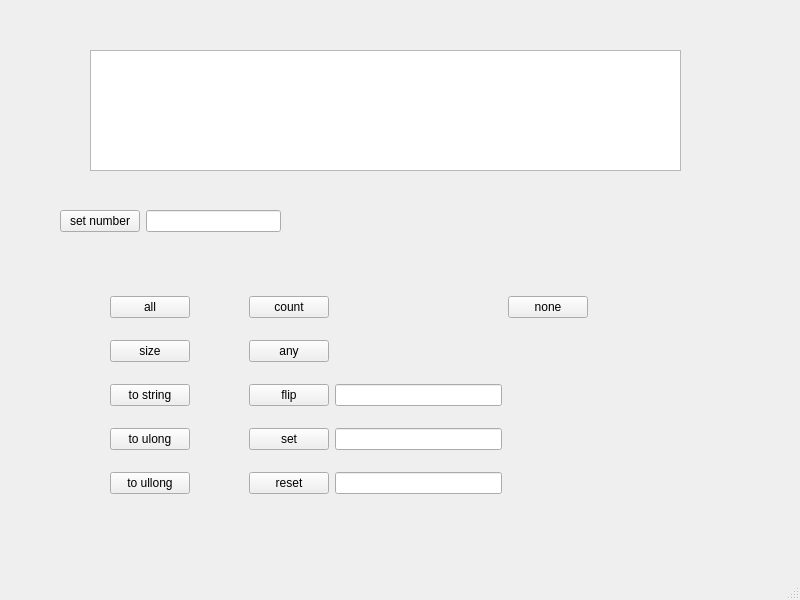
<?xml version="1.0" encoding="UTF-8"?>
<ui version="4.0">
 <class>MainWindow</class>
 <widget class="QMainWindow" name="MainWindow">
  <property name="geometry">
   <rect>
    <x>0</x>
    <y>0</y>
    <width>800</width>
    <height>600</height>
   </rect>
  </property>
  <property name="windowTitle">
   <string>MainWindow</string>
  </property>
  <widget class="QWidget" name="centralwidget">
   <widget class="QPlainTextEdit" name="plainTextEdit">
    <property name="geometry">
     <rect>
      <x>90</x>
      <y>50</y>
      <width>591</width>
      <height>121</height>
     </rect>
    </property>
   </widget>
   <widget class="QWidget" name="gridLayoutWidget">
    <property name="geometry">
     <rect>
      <x>110</x>
      <y>280</y>
      <width>541</width>
      <height>231</height>
     </rect>
    </property>
    <layout class="QGridLayout" name="gridLayout">
     <item row="1" column="1">
      <widget class="QLabel" name="sizeLabel">
       <property name="text">
        <string/>
       </property>
      </widget>
     </item>
     <item row="2" column="0">
      <widget class="QPushButton" name="toStringButton">
       <property name="text">
        <string>to string</string>
       </property>
      </widget>
     </item>
     <item row="0" column="2">
      <widget class="QPushButton" name="countButton">
       <property name="text">
        <string>count</string>
       </property>
      </widget>
     </item>
     <item row="0" column="6">
      <widget class="QLabel" name="noneLabel">
       <property name="text">
        <string>                 </string>
       </property>
      </widget>
     </item>
     <item row="3" column="2">
      <widget class="QPushButton" name="setButton">
       <property name="text">
        <string>set</string>
       </property>
      </widget>
     </item>
     <item row="1" column="2">
      <widget class="QPushButton" name="anyButton">
       <property name="text">
        <string>any</string>
       </property>
      </widget>
     </item>
     <item row="0" column="1">
      <widget class="QLabel" name="allLabel">
       <property name="text">
        <string>              </string>
       </property>
      </widget>
     </item>
     <item row="0" column="0">
      <widget class="QPushButton" name="allButton">
       <property name="text">
        <string>all</string>
       </property>
      </widget>
     </item>
     <item row="2" column="2">
      <widget class="QPushButton" name="flipButton">
       <property name="text">
        <string>flip</string>
       </property>
      </widget>
     </item>
     <item row="2" column="4">
      <widget class="QLineEdit" name="flipEdit"/>
     </item>
     <item row="4" column="0">
      <widget class="QPushButton" name="toUllongButton">
       <property name="text">
        <string>to ullong</string>
       </property>
      </widget>
     </item>
     <item row="3" column="0">
      <widget class="QPushButton" name="toUlongButton">
       <property name="text">
        <string>to ulong</string>
       </property>
      </widget>
     </item>
     <item row="4" column="2">
      <widget class="QPushButton" name="resetButton">
       <property name="text">
        <string>reset</string>
       </property>
      </widget>
     </item>
     <item row="4" column="4">
      <widget class="QLineEdit" name="resetEdit"/>
     </item>
     <item row="3" column="4">
      <widget class="QLineEdit" name="setEdit"/>
     </item>
     <item row="1" column="4">
      <widget class="QLabel" name="anyLabel">
       <property name="text">
        <string/>
       </property>
      </widget>
     </item>
     <item row="1" column="0">
      <widget class="QPushButton" name="sizeButton">
       <property name="text">
        <string>size</string>
       </property>
      </widget>
     </item>
     <item row="0" column="5">
      <widget class="QPushButton" name="noneButton">
       <property name="text">
        <string>none</string>
       </property>
      </widget>
     </item>
     <item row="0" column="4">
      <widget class="QLabel" name="countLabel">
       <property name="text">
        <string/>
       </property>
      </widget>
     </item>
    </layout>
   </widget>
   <widget class="QWidget" name="formLayoutWidget">
    <property name="geometry">
     <rect>
      <x>60</x>
      <y>210</y>
      <width>221</width>
      <height>41</height>
     </rect>
    </property>
    <layout class="QFormLayout" name="formLayout">
     <item row="0" column="0">
      <widget class="QPushButton" name="setNumberButton">
       <property name="text">
        <string>set number</string>
       </property>
      </widget>
     </item>
     <item row="0" column="1">
      <widget class="QLineEdit" name="setNumberEdit"/>
     </item>
    </layout>
   </widget>
  </widget>
  <widget class="QMenuBar" name="menubar">
   <property name="geometry">
    <rect>
     <x>0</x>
     <y>0</y>
     <width>800</width>
     <height>26</height>
    </rect>
   </property>
  </widget>
  <widget class="QStatusBar" name="statusbar"/>
 </widget>
 <resources/>
 <connections/>
</ui>
